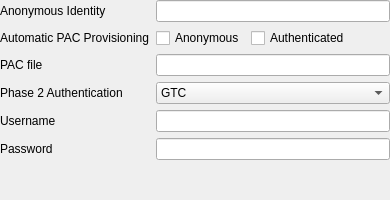
               <widget class="QWidget" name="page_6">
                <layout class="QGridLayout" name="gridLayout_5">
                 <property name="leftMargin">
                  <number>0</number>
                 </property>
                 <property name="topMargin">
                  <number>0</number>
                 </property>
                 <property name="rightMargin">
                  <number>0</number>
                 </property>
                 <property name="bottomMargin">
                  <number>0</number>
                 </property>
                 <item row="4" column="0">
                  <widget class="QLabel" name="label_25">
                   <property name="text">
                    <string>Username</string>
                   </property>
                  </widget>
                 </item>
                 <item row="3" column="0">
                  <widget class="QLabel" name="label_24">
                   <property name="text">
                    <string>Phase 2 Authentication</string>
                   </property>
                  </widget>
                 </item>
                 <item row="5" column="0">
                  <widget class="QLabel" name="label_26">
                   <property name="text">
                    <string>Password</string>
                   </property>
                  </widget>
                 </item>
                 <item row="0" column="0">
                  <widget class="QLabel" name="label_22">
                   <property name="text">
                    <string>Anonymous Identity</string>
                   </property>
                  </widget>
                 </item>
                 <item row="2" column="0">
                  <widget class="QLabel" name="label_23">
                   <property name="text">
                    <string>PAC file</string>
                   </property>
                  </widget>
                 </item>
                 <item row="6" column="0">
                  <spacer name="verticalSpacer_5">
                   <property name="orientation">
                    <enum>Qt::Vertical</enum>
                   </property>
                   <property name="sizeHint" stdset="0">
                    <size>
                     <width>20</width>
                     <height>40</height>
                    </size>
                   </property>
                  </spacer>
                 </item>
                 <item row="0" column="1">
                  <widget class="QLineEdit" name="EnterpriseFASTAnonymousIdentity"/>
                 </item>
                 <item row="1" column="1">
                  <widget class="QFrame" name="frame">
                   <property name="frameShape">
                    <enum>QFrame::NoFrame</enum>
                   </property>
                   <property name="frameShadow">
                    <enum>QFrame::Raised</enum>
                   </property>
                   <layout class="QHBoxLayout" name="horizontalLayout_7">
                    <property name="leftMargin">
                     <number>0</number>
                    </property>
                    <property name="topMargin">
                     <number>0</number>
                    </property>
                    <property name="rightMargin">
                     <number>0</number>
                    </property>
                    <property name="bottomMargin">
                     <number>0</number>
                    </property>
                    <item>
                     <widget class="QCheckBox" name="EnterpriseFASTPacProvisioningAnonymous">
                      <property name="text">
                       <string>Anonymous</string>
                      </property>
                     </widget>
                    </item>
                    <item>
                     <widget class="QCheckBox" name="EnterpriseFASTPacProvisioningAuthenticated">
                      <property name="text">
                       <string>Authenticated</string>
                      </property>
                     </widget>
                    </item>
                    <item>
                     <spacer name="horizontalSpacer_7">
                      <property name="orientation">
                       <enum>Qt::Horizontal</enum>
                      </property>
                      <property name="sizeHint" stdset="0">
                       <size>
                        <width>40</width>
                        <height>20</height>
                       </size>
                      </property>
                     </spacer>
                    </item>
                   </layout>
                  </widget>
                 </item>
                 <item row="1" column="0">
                  <widget class="QLabel" name="label_27">
                   <property name="text">
                    <string>Automatic PAC Provisioning</string>
                   </property>
                  </widget>
                 </item>
                 <item row="2" column="1">
                  <widget class="QLineEdit" name="EnterpriseFASTPacFile"/>
                 </item>
                 <item row="3" column="1">
                  <widget class="QComboBox" name="EnterpriseFASTPhase2Auth">
                   <item>
                    <property name="text">
                     <string>GTC</string>
                    </property>
                   </item>
                   <item>
                    <property name="text">
                     <string>MSCHAPv2</string>
                    </property>
                   </item>
                  </widget>
                 </item>
                 <item row="4" column="1">
                  <widget class="QLineEdit" name="EnterpriseFASTUsername"/>
                 </item>
                 <item row="5" column="1">
                  <widget class="QLineEdit" name="EnterpriseFASTPassword">
                   <property name="echoMode">
                    <enum>QLineEdit::Password</enum>
                   </property>
                  </widget>
                 </item>
                </layout>
               </widget>
